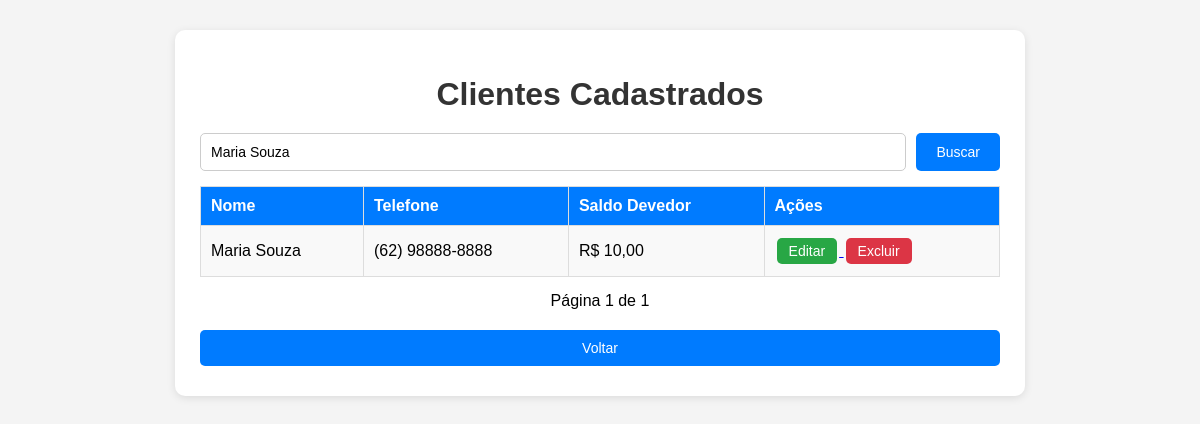
Page /listar_clientes.php?busca=Maria Souza (signed in) on the committed database.
### tables this page shows
CREATE TABLE clientes (
    id INT AUTO_INCREMENT PRIMARY KEY,
    nome VARCHAR(100) NOT NULL,
    telefone VARCHAR(20),
    endereco VARCHAR(200),
    limite_credito DECIMAL(10,2) DEFAULT 500.00,
    criado_em DATETIME DEFAULT CURRENT_TIMESTAMP
);

### funcoes.php (called while the page is built, shortened)
<?php
function eh_admin() {
    return isset($_SESSION['usuario_nivel']) && $_SESSION['usuario_nivel'] === 'admin';
}
?>

### listar_clientes.php (the view, shortened to what this page needs)
<?php
require_once "conexao.php";
$por_pagina = 10;
$pagina     = isset($_GET['pagina']) ? (int)$_GET['pagina'] : 1;
$offset = ($pagina - 1) * $por_pagina;
$busca = isset($_GET['busca']) ? trim($_GET['busca']) : "";
if ($busca !== "") {
    $stmt_count = $conn->prepare("SELECT COUNT(*) FROM clientes WHERE nome LIKE ?");
    $like = "%" . $busca . "%";
    $stmt_count->bind_param("s", $like);
} else {
    $stmt_count = $conn->prepare("SELECT COUNT(*) FROM clientes");
}
$stmt_count->execute();
$stmt_count->bind_result($total);
$total_paginas = ceil($total / $por_pagina);
if ($busca !== "") {
    $stmt = $conn->prepare("
        SELECT c.id, c.nome, c.telefone,
               COALESCE((SELECT SUM(co.valor) FROM compras co WHERE co.cliente_id = c.id), 0)
               - COALESCE((SELECT SUM(p.valor)  FROM pagamentos p  WHERE p.cliente_id = c.id), 0)
               AS saldo_devedor
        FROM clientes c
        WHERE c.nome LIKE ?
        ORDER BY c.nome
        LIMIT ? OFFSET ?
    ");
    $like = "%" . $busca . "%";
    $stmt->bind_param("sii", $like, $por_pagina, $offset);
}
$stmt->execute();
$result = $stmt->get_result();
?>
<!DOCTYPE html>
<html>
<head>
    <link rel="stylesheet" href="css/estilo.css">
</head>
<body>
<div class="container">
    <h1>Clientes Cadastrados</h1>
    <form method="GET" action="listar_clientes.php" class="form-busca">
        <input type="text" name="busca" placeholder="Buscar por nome..."
               value="<?php echo htmlspecialchars($busca); ?>">
        <button type="submit">Buscar</button>
    </form>
    <table>
        <tr>
            <th>Nome</th>
            <th>Telefone</th>
            <th>Saldo Devedor</th>
            <th>Ações</th>
        </tr>
        <?php while ($row = $result->fetch_assoc()): ?>
        <tr>
            <td><?php echo htmlspecialchars($row['nome']); ?></td>
            <td><?php echo htmlspecialchars($row['telefone'] ?? ''); ?></td>
            <td>R$ <?php echo number_format($row['saldo_devedor'], 2, ',', '.'); ?></td>
            <td>
                <a href="editar_cliente.php?id=<?php echo $row['id']; ?>">
                    <button class="btn-editar">Editar</button>
                </a>
                <?php if (eh_admin()): ?>
                <form method="POST" action="excluir_cliente.php" style="display:inline"
                      onsubmit="return confirmarExclusao(<?php echo htmlspecialchars(json_encode($row['nome']), ENT_QUOTES); ?>)">
                    <button type="submit" class="btn-excluir">Excluir</button>
                </form>
                <?php endif; ?>
            </td>
        </tr>
        <?php endwhile; ?>
    </table>
    <div class="paginacao">
        <span>Página <?php echo $pagina; ?> de <?php echo $total_paginas ?: 1; ?></span>
    </div>
    <a href="dashboard.php"><button>Voltar</button></a>
</div>
</body>
</html>

### css/estilo.css (style rules this page uses)
body { font-family: Arial, sans-serif; background: #f4f4f4; margin: 0; padding: 0; }
.container { width: 90%; max-width: 800px; margin: 30px auto; background: white; padding: 25px; border-radius: 10px; box-shadow: 0 2px 8px rgba(0,0,0,0.1); }
h1 { text-align: center; color: #333; margin-bottom: 20px; }
input, select { width: 100%; padding: 10px; margin: 8px 0; box-sizing: border-box; border: 1px solid #ccc; border-radius: 5px; font-size: 14px; }
button { width: 100%; padding: 10px; margin: 5px 0; border: none; background: #007bff; color: white; cursor: pointer; border-radius: 5px; font-size: 14px; }
.btn-editar { background: #28a745; width: auto; padding: 5px 12px; margin: 2px; }
.btn-excluir { background: #dc3545; width: auto; padding: 5px 12px; margin: 2px; }
table { width: 100%; border-collapse: collapse; margin: 15px 0; }
table, th, td { border: 1px solid #ddd; }
th { background: #007bff; color: white; padding: 10px; text-align: left; }
td { padding: 10px; }
tr:nth-child(even) { background: #f9f9f9; }
.paginacao { display: flex; justify-content: center; align-items: center; gap: 15px; margin: 15px 0; }
.form-busca { display: flex; gap: 10px; margin-bottom: 15px; }
.form-busca input { margin: 0; flex: 1; }
.form-busca button { width: auto; padding: 10px 20px; margin: 0; }

### rows in the picture
clientes: nome "Maria Souza", telefone "(62) 98888-8888", saldo_devedor "10,00"

### other values in the picture
$pagina "1"
$total_paginas ?: 1 "1"
